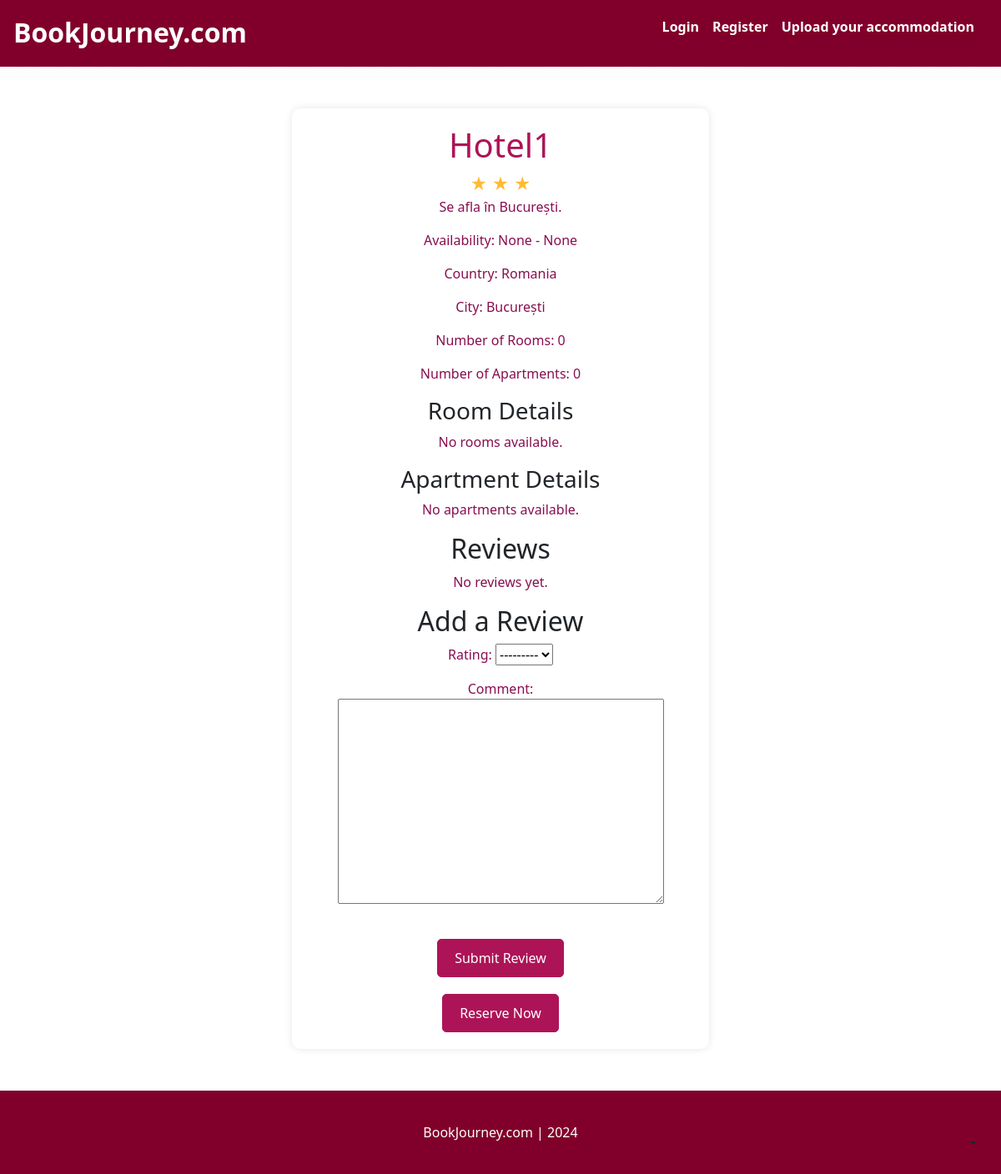
/1/, run on the app's committed database.
### accommodation/models.py (models this page shows, shortened)
class Accommodation(models.Model):
    CURRENCY_CHOICES = [
        ('USD', 'USD'),
        ('EUR', 'EUR'),
        ('RON', 'RON'),
    ]
    name = models.CharField(max_length=100)
    description = models.TextField()
    star_rating = models.IntegerField(choices=STAR_RATING_CHOICES, default=3)
    country = models.CharField(max_length=100, choices=COUNTRY_CHOICES, default='Romania')
    city = models.CharField(max_length=100, default='București')
    availability_start = models.DateField(null=True, blank=True)
    availability_end = models.DateField(null=True, blank=True)
    number_of_rooms = models.IntegerField()
    number_of_apartments = models.IntegerField()
    parking = models.BooleanField(default=False)
    breakfast = models.BooleanField(default=False)
    internet = models.BooleanField(default=False)
    accessibility = models.BooleanField(default=False)
    bar = models.BooleanField(default=False)
    restaurant = models.BooleanField(default=False)
    fitness_center = models.BooleanField(default=False)
    pets = models.BooleanField(default=False)
    outdoor_activities = models.BooleanField(default=False)
    reception = models.BooleanField(default=False)

### accommodation/views.py (the view)
# urls.py: path('<int:accommodation_id>/', accommodation_detail_view, name='accommodation_detail_id'),
def accommodation_detail_view(request, accommodation_id):
    accommodation = get_object_or_404(Accommodation, id=accommodation_id)
    rooms = accommodation.rooms.all()
    apartments = accommodation.apartments.all()
    reviews = accommodation.reviews.all()
    accommodation_images = accommodation.images.all()
    if request.method == 'POST':
        if not request.user.is_authenticated:
            messages.error(request, 'You must be logged in to submit a review.')
            return redirect('login')
        review_form = ReviewForm(request.POST)
        if review_form.is_valid():
            review = review_form.save(commit=False)
            review.accommodation = accommodation
            review.user = request.user
            review.save()
            messages.success(request, 'Your review has been submitted!')
            return redirect('accommodation_detail_id', accommodation_id=accommodation.id)
    else:
        review_form = ReviewForm()
    context = {
        'accommodation': accommodation,
        'rooms': rooms,
        'apartments': apartments,
        'reviews': reviews,
        'review_form': review_form,
        'accommodation_images': accommodation_images,
    }
    return render(request, 'accommodation/accommodation_detail.html', context)

### accommodation/forms.py
class ReviewForm(forms.ModelForm):
    class Meta:
        model = Review
        fields = ['rating', 'comment']

### accommodation/views.py (called while the page is built)
@register.filter
def get_range(value):
    return range(value)

### accommodation/templates/accommodation/accommodation_detail.html (shortened to what this page needs)
{% extends 'base.html' %}
{% block content %}
<div class="container">
    <h1>{{ accommodation.name }}</h1>
    <div class="star-rating">
        {% for i in accommodation.star_rating|get_range %}
        &#9733;
        {% endfor %}
      </div>
    <p>{{ accommodation.description }}</p>
    <div id="accommodationCarousel" class="carousel slide" data-ride="carousel">
        <a class="carousel-control-prev" href="#accommodationCarousel" role="button" data-slide="prev">
            <span class="carousel-control-prev-icon" aria-hidden="true"></span>
        </a>
        <a class="carousel-control-next" href="#accommodationCarousel" role="button" data-slide="next">
            <span class="carousel-control-next-icon" aria-hidden="true"></span>
        </a>
    </div>
    <p>Availability: {{ accommodation.availability_start }} - {{ accommodation.availability_end }}</p>
    <p>Country: {{ accommodation.country }}</p>
    <p>City: {{ accommodation.city }}</p>
    <p>Number of Rooms: {{ accommodation.number_of_rooms }}</p>
    <p>Number of Apartments: {{ accommodation.number_of_apartments }}</p>
    <h3>Room Details</h3>
    {% for room in rooms %}
    <div class="room-detail">
        <p>Type: {{ room.room_type }}</p>
        <p>Price/night: {{ room.price }} {{ room.currency }}</p>
        <p>Availability: {{ room.availability_start }} - {{ room.availability_end }}</p>
        <div id="roomCarousel{{ room.id }}" class="carousel slide" data-ride="carousel">
            <div class="carousel-inner">
                {% for image in room.room_images.all %}
                <div class="carousel-item {% if forloop.first %}active{% endif %}">
                    <img src="{{ image.image.url }}" alt="Room Image">
                </div>
                {% endfor %}
            </div>
            <a class="carousel-control-prev" href="#roomCarousel{{ room.id }}" role="button" data-slide="prev">
                <span class="carousel-control-prev-icon" aria-hidden="true"></span>
            </a>
            <a class="carousel-control-next" href="#roomCarousel{{ room.id }}" role="button" data-slide="next">
                <span class="carousel-control-next-icon" aria-hidden="true"></span>
            </a>
        </div>
    </div>
    {% empty %}
    <p>No rooms available.</p>
    {% endfor %}
    <h3>Apartment Details</h3>
    {% for apartment in apartments %}
    <div class="apartment-detail">
        <p>Number of Rooms: {{ apartment.number_of_rooms }}</p>
        <p>Price/night: {{ apartment.price }} {{ apartment.currency }}</p>
        <p>Availability: {{ apartment.availability_start }} - {{ apartment.availability_end }}</p>
        <div id="apartmentCarousel{{ apartment.id }}" class="carousel slide" data-ride="carousel">
            <div class="carousel-inner">
                {% for image in apartment.apartment_images.all %}
                <div class="carousel-item {% if forloop.first %}active{% endif %}">
                    <img src="{{ image.image.url }}" alt="Apartment Image">
                </div>
                {% endfor %}
            </div>
            <a class="carousel-control-prev" href="#apartmentCarousel{{ apartment.id }}" role="button" data-slide="prev">
                <span class="carousel-control-prev-icon" aria-hidden="true"></span>
            </a>
            <a class="carousel-control-next" href="#apartmentCarousel{{ apartment.id }}" role="button" data-slide="next">
                <span class="carousel-control-next-icon" aria-hidden="true"></span>
            </a>
        </div>
    </div>
    {% empty %}
    <p>No apartments available.</p>
    {% endfor %}
    <h2>Reviews</h2>
    {% for review in reviews %}
    <div class="review">
        <p><strong>{{ review.user.username }}</strong> ({{ review.rating }} stars)</p>
        <p>{{ review.comment }}</p>
        <p><small>{{ review.created_at }}</small></p>
    </div>
    {% empty %}
    <p>No reviews yet.</p>
    {% endfor %}
    <h2>Add a Review</h2>
    <form method="post">
        {{ review_form.as_p }}
        <div class="center-button">
            <button type="submit" class="btn btn-primary">Submit Review</button>
        </div>
    </form>
    <a href="{% url 'reserve_accommodation' accommodation.id %}" class="btn btn-primary">Reserve Now</a>
</div>
{% endblock content %}

### templates/snippets/header.html (style rules this page uses)
body { background-image: linear-gradient(180deg, var(--bs-secondary-bg), var(--bs-body-bg) 100px, var(--bs-body-bg)); }
.container { max-width: 960px; }

### accommodation/templates/accommodation/accommodation_detail.html (style rules this page uses)
.container { max-width: 500px; margin: 50px auto; text-align: center; background-color: #fff; padding: 20px; border-radius: 10px; box-shadow: 0 0 10px rgba(0, 0, 0, 0.1); }
.container h1 { color: #ad1457; }
.container p { color: #880e4f; }
.star-rating { color: #ffbb33; font-size: 20px; }
.btn-primary { background-color: #ad1457; border-color: #ad1457; padding: 10px 20px; font-size: 16px; border-radius: 5px; margin-top: 20px; }

### data on the page
Accommodation: name "Hotel1", star_rating 3 (drawn), description "Se afla în București.", availability_start "None", availability_end "None", country "Romania", city "București", number_of_rooms "0", number_of_apartments "0"
